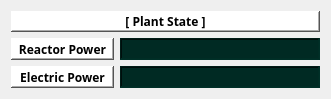
  <widget class="QWidget" name="gridLayoutWidget_6">
   <property name="geometry">
    <rect>
     <x>810</x>
     <y>60</y>
     <width>331</width>
     <height>76</height>
    </rect>
   </property>
   <layout class="QGridLayout" name="gridLayout_6">
    <item row="2" column="0">
     <widget class="QLabel" name="label_16">
      <property name="font">
       <font>
        <family>Gadugi</family>
        <weight>75</weight>
        <bold>true</bold>
       </font>
      </property>
      <property name="styleSheet">
       <string notr="true">background-color: rgb(255, 255, 255);</string>
      </property>
      <property name="frameShape">
       <enum>QFrame::WinPanel</enum>
      </property>
      <property name="frameShadow">
       <enum>QFrame::Raised</enum>
      </property>
      <property name="text">
       <string>Electric Power</string>
      </property>
      <property name="alignment">
       <set>Qt::AlignCenter</set>
      </property>
     </widget>
    </item>
    <item row="1" column="0">
     <widget class="QLabel" name="label_15">
      <property name="font">
       <font>
        <family>Gadugi</family>
        <weight>75</weight>
        <bold>true</bold>
       </font>
      </property>
      <property name="styleSheet">
       <string notr="true">background-color: rgb(255, 255, 255);</string>
      </property>
      <property name="frameShape">
       <enum>QFrame::WinPanel</enum>
      </property>
      <property name="frameShadow">
       <enum>QFrame::Raised</enum>
      </property>
      <property name="text">
       <string>Reactor Power</string>
      </property>
      <property name="alignment">
       <set>Qt::AlignCenter</set>
      </property>
     </widget>
    </item>
    <item row="1" column="1">
     <widget class="QLabel" name="D_power">
      <property name="sizePolicy">
       <sizepolicy hsizetype="Expanding" vsizetype="Preferred">
        <horstretch>0</horstretch>
        <verstretch>0</verstretch>
       </sizepolicy>
      </property>
      <property name="minimumSize">
       <size>
        <width>0</width>
        <height>0</height>
       </size>
      </property>
      <property name="maximumSize">
       <size>
        <width>200</width>
        <height>16777215</height>
       </size>
      </property>
      <property name="font">
       <font>
        <family>Gadugi</family>
        <pointsize>10</pointsize>
        <weight>75</weight>
        <bold>true</bold>
       </font>
      </property>
      <property name="styleSheet">
       <string notr="true">background-color: rgb(0, 42, 35);
color: rgb(255, 255, 255);</string>
      </property>
      <property name="frameShape">
       <enum>QFrame::WinPanel</enum>
      </property>
      <property name="frameShadow">
       <enum>QFrame::Sunken</enum>
      </property>
      <property name="text">
       <string/>
      </property>
      <property name="alignment">
       <set>Qt::AlignCenter</set>
      </property>
     </widget>
    </item>
    <item row="2" column="1">
     <widget class="QLabel" name="D_elec">
      <property name="sizePolicy">
       <sizepolicy hsizetype="Expanding" vsizetype="Preferred">
        <horstretch>0</horstretch>
        <verstretch>0</verstretch>
       </sizepolicy>
      </property>
      <property name="minimumSize">
       <size>
        <width>0</width>
        <height>0</height>
       </size>
      </property>
      <property name="maximumSize">
       <size>
        <width>200</width>
        <height>16777215</height>
       </size>
      </property>
      <property name="font">
       <font>
        <family>Gadugi</family>
        <pointsize>10</pointsize>
        <weight>75</weight>
        <bold>true</bold>
       </font>
      </property>
      <property name="styleSheet">
       <string notr="true">background-color: rgb(0, 42, 35);
color: rgb(255, 255, 255);</string>
      </property>
      <property name="frameShape">
       <enum>QFrame::WinPanel</enum>
      </property>
      <property name="frameShadow">
       <enum>QFrame::Sunken</enum>
      </property>
      <property name="text">
       <string/>
      </property>
      <property name="alignment">
       <set>Qt::AlignCenter</set>
      </property>
     </widget>
    </item>
    <item row="0" column="0" colspan="2">
     <widget class="QLabel" name="label_14">
      <property name="font">
       <font>
        <family>Gadugi</family>
        <weight>75</weight>
        <bold>true</bold>
       </font>
      </property>
      <property name="styleSheet">
       <string notr="true">background-color: rgb(255, 255, 255);</string>
      </property>
      <property name="frameShape">
       <enum>QFrame::WinPanel</enum>
      </property>
      <property name="frameShadow">
       <enum>QFrame::Raised</enum>
      </property>
      <property name="text">
       <string>[ Plant State ]</string>
      </property>
      <property name="alignment">
       <set>Qt::AlignCenter</set>
      </property>
     </widget>
    </item>
   </layout>
  </widget>
